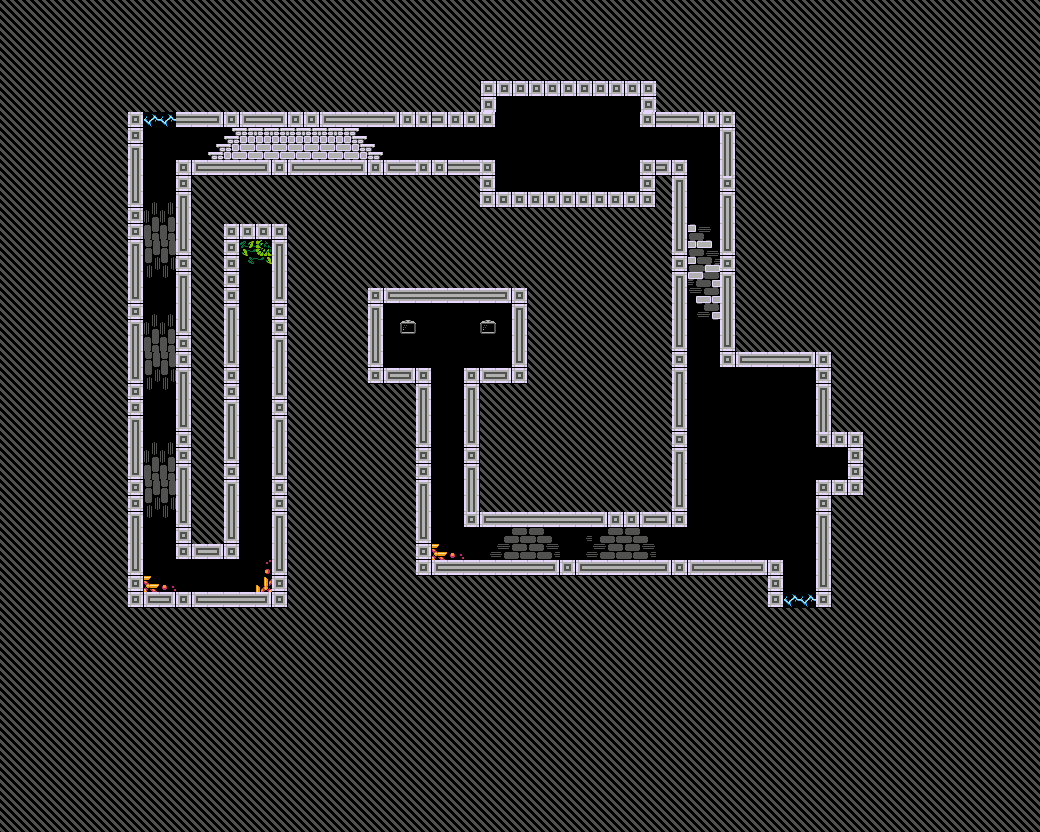

The image is a tile-based game level rendered from a .tmx file. Its description and source (layers, tilesets, objects; grid data summarised) follow:
An orthogonal 65x52 tile map with 16x16 px tiles, 2 tile layers (Слой тайлов 1, decoration).

<map version="1.5" tiledversion="1.7.2" orientation="orthogonal" renderorder="right-down" width="65" height="52" tilewidth="16" tileheight="16" infinite="0" nextlayerid="3" nextobjectid="1">
 <tileset firstgid="1" source="megacommando.tsx" />
 <layer id="1" name="Слой тайлов 1" width="65" height="52">
  <data>[3380 cells, 3380 non-empty, 12 distinct tile ids]</data>
 </layer>
 <layer id="2" name="decoration" width="65" height="52">
  <data>[3380 cells, 105 non-empty, 35 distinct tile ids]</data>
 </layer>
</map>
